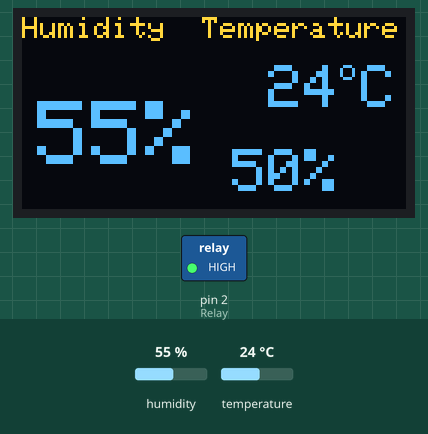
Simulated run of this sketch. Board: Arduino Uno, built with avr-gcc and run on an emulated ATmega328P. Shown: 128×64 one-colour display, switched loads named in the sketch (green lamp = pin HIGH). The test bench sets the inputs (shaded band); at power-on: humidity 55 %, temperature 24 °C. The OLED is the two-colour kind (top 16 rows yellow); the display library's start-up logo is not drawn; what the sketch prints to the serial monitor is not drawn.

Above: at 0.2 s.
Timing chart, 0 to 1.7 s (numbered marks = the images above):
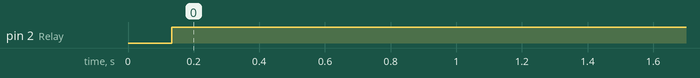

The sketch:

happy_pic_1.1.ino
```cpp
//////////////////////////////////////////////////////////////////////////////////////
//  Happy pi project from KVC
//  Update 1.1 add comment
//////////////////////////////////////////////////////////////////////////////////////
#include <SPI.h> //  Serial Peripheral Interface
#include <Wire.h> // WIre connect
#include <Adafruit_AM2315.h> // T/H Sensor
#include <Adafruit_GFX.h> //OLED display 1
#include <Adafruit_SSD1306.h> //OLED discplay 2

//เปิดขา-ตัวแปร
Adafruit_AM2315 am2315; //Call T/H sensor

const int sensor_pin = A0; // Call Soil Moduel on A0 pin
#define Relay 2 // Call relay on 2 pin

//OLED
//OLED define
#define SCREEN_WIDTH 128 // OLED display width, in pixels
#define SCREEN_HEIGHT 64 // OLED display height, in pixels
// Declaration for an SSD1306 display connected to I2C (SDA, SCL pins)
Adafruit_SSD1306 display(SCREEN_WIDTH, SCREEN_HEIGHT, &Wire, -1);

void setup() {
  Serial.begin(9600);
  while (!Serial) {
    delay(10);
  }
  Serial.println("AM2315 Test!");

  if (! am2315.begin()) {
    Serial.println("Sensor not found, check wiring & pullups!");
    while (1);
  }
  pinMode(Relay, OUTPUT);
  if (!display.begin(SSD1306_SWITCHCAPVCC, 0x3C)) { // Address 0x3D for 128x64
    Serial.println(F("SSD1306 allocation failed"));
    for (;;);
  }
  display.display(); //Display logo
  //   delay(dht.getMinimumSamplingPeriod());
  //  delay(1000);
  display.clearDisplay();
}

float temperature, humidity; // Global Value T/H
float moisture_percentage; // Global Value Moisture

void loop() {

  if (! am2315.readTemperatureAndHumidity(&temperature, &humidity)) { //Check T/H is work
    Serial.println("Failed to read data from AM2315");
    return;
  }
  // IF T/H sensor work Print T/H
  Serial.print("Temp *C: "); Serial.print(temperature);
  Serial.print("  Hum %: "); Serial.println(humidity);

  //Moisture Sensor
  moisture_percentage = ( 100.00 - ( (analogRead(0) / 1023.00) * 100.00 ) ); //การคำนวนให้เป็น %
  Serial.print("Soil Moisture(in Percentage) = ");
  Serial.print(moisture_percentage);
  Serial.println("%");

  display.clearDisplay();
  oledDisplayHeader();

  oledDisplay(3, 5, 28, humidity, "%");
  oledDisplay(2, 70, 16, temperature, "C");
  oledDisplay(2, 70, 44, moisture_percentage, "%");
  display.display();

  ///////////////////////////////////////////////////////////////////////////////////////////
  // Relay Low = เปิด HIGH = ปิด
  // การคำนวนทั้งหมด
  if (temperature >= 32) // ถ้าอุนหภูมิ มากกว่า 32 รดน้ำ 2 วิ
  {
    digitalWrite(Relay, LOW); // เปิดน้ำ
    delay(2000);
  } else if (moisture_percentage >= 62 or temperature <= 30) //ถ้าน้ำชื้นมากกว่า 62 หรือ อุนหภูมิ น้อยกว่า 30
  {
    digitalWrite(Relay, HIGH); // ปิดน้ำ
    delay(2000);
  }
  digitalWrite(Relay, HIGH);  // ปิดน้ำ
  delay(1800000); // ดีเลย์ 30 นาที
  ///////////////////////////////////////////////////////////////////////////////////////////
}

/////////////////////////////////////////////////////////////////////////////////////////////
//ต่อไปเป็นเป็นคำนวนเกี่ยวกับจอ  ==ซึงผมก็ยังไม่ค่อยเข้าใจมันอยู่ดี เลยปล่อยๆไว้ไม่เป็นยุ่งกับมันครับ
//ถ้าจะแก้พวก อุนหภูมิ แก้ข้างบนได้เลย จริงๆทำเป็น void ก็ได้ มีคค่าเท่ากัน

void oledDisplayHeader() {
  display.setTextSize(1);
  display.setTextColor(WHITE);
  display.setCursor(0, 0);
  display.print("Humidity");
  display.setCursor(60, 0);
  display.print("Temperature");
}
void oledDisplay(int size, int x, int y, float value, String unit) {
  int charLen = 12;
  int xo = x + charLen * 3.2;
  int xunit = x + charLen * 3.6;
  int xval = x;
  display.setTextSize(size);
  display.setTextColor(WHITE);

  if (unit == "%")
  {
    display.setCursor(x, y);
    display.print(value, 0);
    display.print(unit);
  } else
  {
    if (value > 99)
    {
      xval = x;
    } else
    {
      xval = x + charLen;
    }
    display.setCursor(xval, y);
    display.print(value, 0);
    display.drawCircle(xo, y + 2, 2, WHITE); // print degree symbols (  )
    display.setCursor(xunit, y);
    display.print(unit);
  }

}
```

Measured:
- by itself, pin 2 (Relay): LOW → HIGH at 0.13 s
